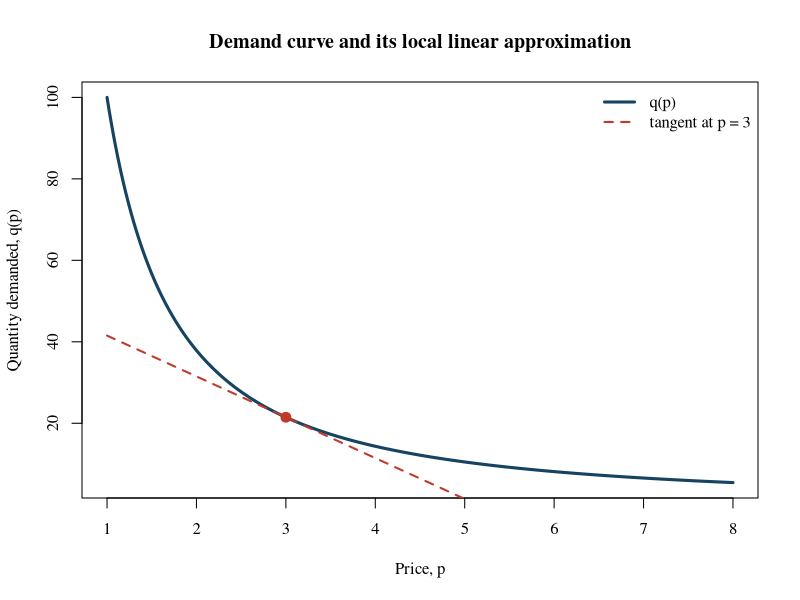
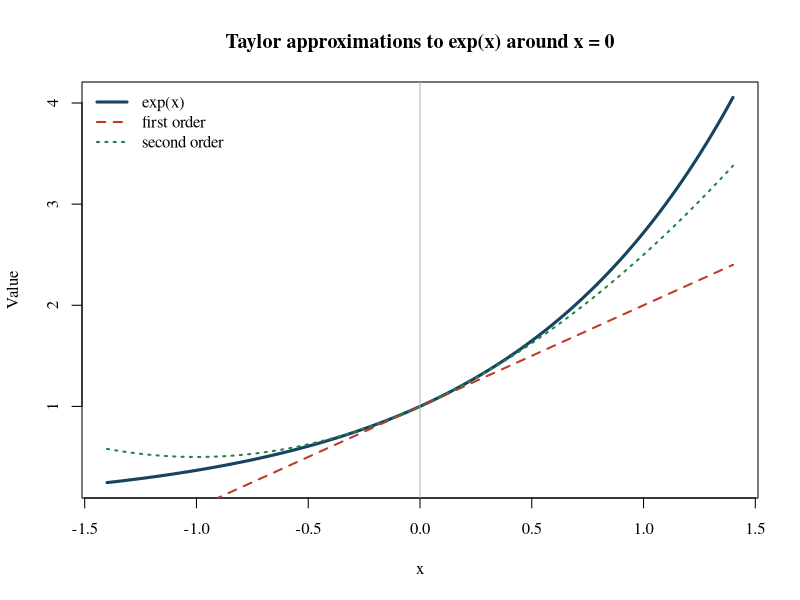
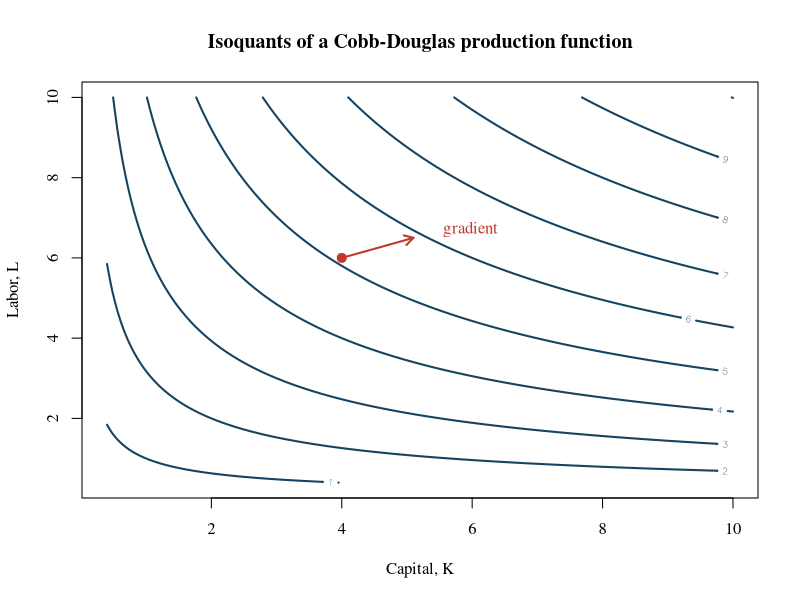
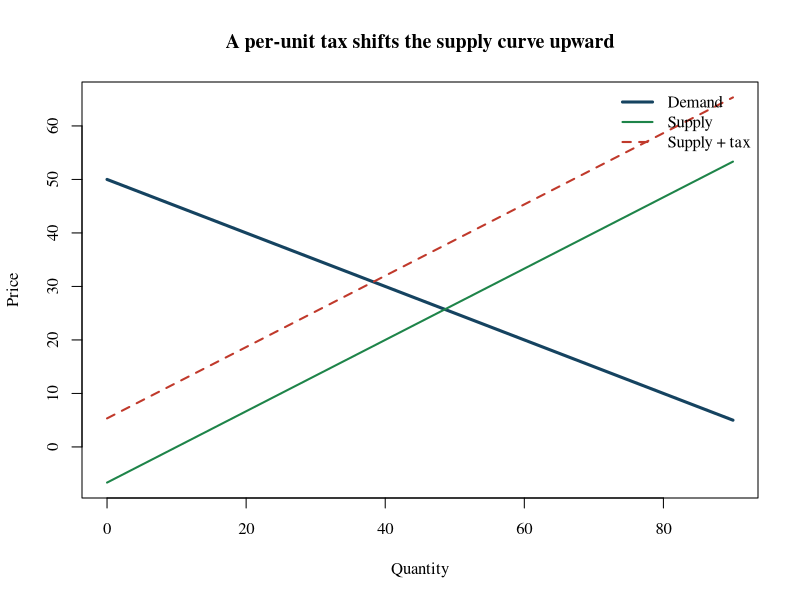
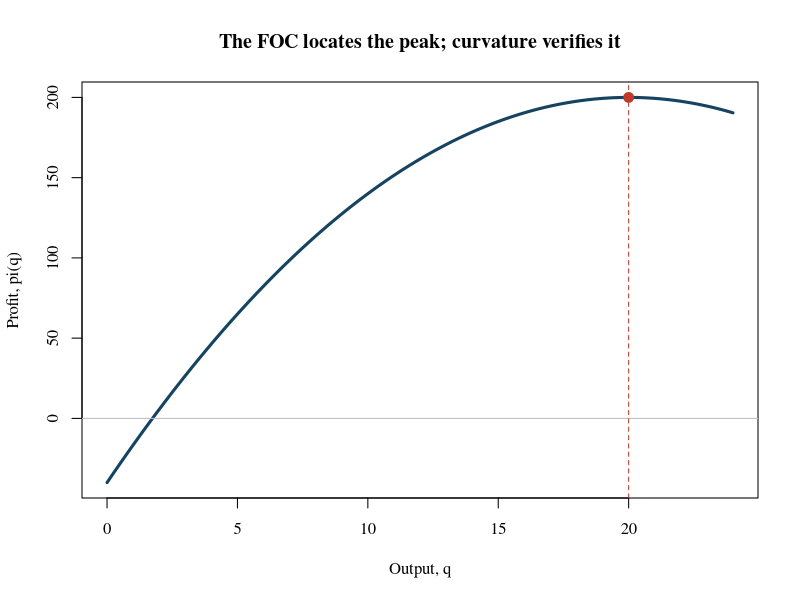

The R script that drew these images, in order:
## ---- chunk 1
#| label: setup
#| include: false
set.seed(2026)
par(family = "serif")
## ---- chunk 2
#| label: fig-demand-tangent
#| fig-width: 9
#| fig-height: 4.8
#| out-width: "88%"
p <- seq(1, 8, length.out = 300)
A <- 100
eps <- 1.4
q <- A * p^(-eps)
p0 <- 3
q0 <- A * p0^(-eps)
slope <- -eps * A * p0^(-eps - 1)
tangent <- q0 + slope * (p - p0)
plot(p, q, type = "l", lwd = 3, col = "#154360",
     xlab = "Price, p", ylab = "Quantity demanded, q(p)",
     main = "Demand curve and its local linear approximation")
lines(p, tangent, lwd = 2, lty = 2, col = "#C0392B")
points(p0, q0, pch = 19, cex = 1.3, col = "#C0392B")
legend("topright", c("q(p)", "tangent at p = 3"),
       col = c("#154360", "#C0392B"), lwd = c(3, 2),
       lty = c(1, 2), bty = "n")
## ---- chunk 3
#| label: fig-taylor
#| fig-width: 9
#| fig-height: 4.8
#| out-width: "88%"
x <- seq(-1.4, 1.4, length.out = 300)
truth <- exp(x)
first <- 1 + x
second <- 1 + x + x^2 / 2
plot(x, truth, type = "l", lwd = 3, col = "#154360",
     xlab = "x", ylab = "Value",
     main = "Taylor approximations to exp(x) around x = 0")
lines(x, first, lwd = 2, lty = 2, col = "#C0392B")
lines(x, second, lwd = 2, lty = 3, col = "#1E8449")
abline(v = 0, col = "grey70")
legend("topleft", c("exp(x)", "first order", "second order"),
       col = c("#154360", "#C0392B", "#1E8449"),
       lwd = c(3, 2, 2), lty = c(1, 2, 3), bty = "n")
## ---- chunk 4
#| label: fig-level-curves
#| fig-width: 8.5
#| fig-height: 5.2
#| out-width: "82%"
k <- seq(0.4, 10, length.out = 120)
l <- seq(0.4, 10, length.out = 120)
z <- outer(k, l, function(K, L) K^0.4 * L^0.6)
contour(k, l, z, nlevels = 8, lwd = 2, col = "#154360",
        xlab = "Capital, K", ylab = "Labor, L",
        main = "Isoquants of a Cobb-Douglas production function")
points(4, 6, pch = 19, col = "#C0392B", cex = 1.2)
arrows(4, 6, 5.1, 6.5, length = 0.10, lwd = 2, col = "#C0392B")
text(5.4, 6.7, "gradient", col = "#C0392B", pos = 4)
## ---- chunk 5
#| label: fig-tax-equilibrium
#| fig-width: 9
#| fig-height: 4.8
#| out-width: "88%"
q <- seq(0, 90, length.out = 300)
a <- 100; b <- 2; c0 <- 10; d <- 1.5; tax <- 12
pd <- (a - q) / b
ps0 <- (q - c0) / d
ps1 <- tax + ps0
plot(q, pd, type = "l", lwd = 3, col = "#154360",
     xlab = "Quantity", ylab = "Price",
     ylim = range(c(pd, ps0, ps1)),
     main = "A per-unit tax shifts the supply curve upward")
lines(q, ps0, lwd = 2, col = "#1E8449")
lines(q, ps1, lwd = 2, lty = 2, col = "#C0392B")
legend("topright", c("Demand", "Supply", "Supply + tax"),
       col = c("#154360", "#1E8449", "#C0392B"),
       lwd = c(3, 2, 2), lty = c(1, 1, 2), bty = "n")
## ---- chunk 6
#| label: fig-profit-max
#| fig-width: 9
#| fig-height: 4.8
#| out-width: "88%"
q <- seq(0, 24, length.out = 300)
price <- 30
cost <- 40 + 6 * q + 0.6 * q^2
profit <- price * q - cost
qstar <- (price - 6) / 1.2
pistar <- price * qstar - (40 + 6 * qstar + 0.6 * qstar^2)
plot(q, profit, type = "l", lwd = 3, col = "#154360",
     xlab = "Output, q", ylab = "Profit, pi(q)",
     main = "The FOC locates the peak; curvature verifies it")
abline(h = 0, col = "grey75")
points(qstar, pistar, pch = 19, cex = 1.3, col = "#C0392B")
abline(v = qstar, lty = 2, col = "#C0392B")
